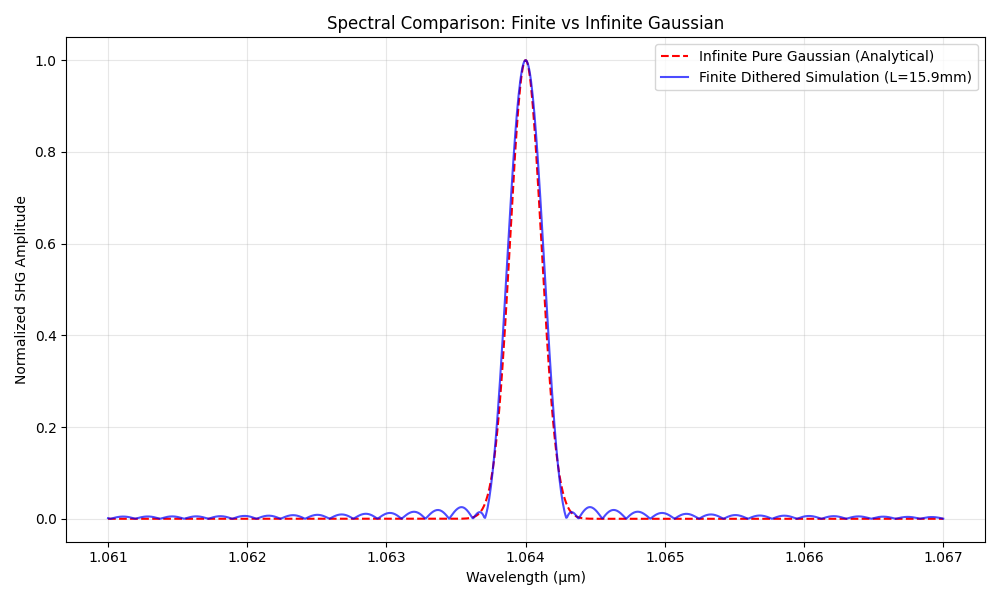

Source code (Python):
import matplotlib.pyplot as plt
import numpy as np

# --- 1. Core Physics & Functions ---
SELLMEIER_PARAMS = {
    "a": np.array([4.5615, 0.08488, 0.1927, 5.5832, 8.3067, 0.021696]),
    "b": np.array([4.782e-07, 3.0913e-08, 2.7326e-08, 1.4837e-05, 1.3647e-07]),
}


def sellmeier_n_eff(wl: np.ndarray, temp: float) -> np.ndarray:
    f = (temp - 24.5) * (temp + 24.5 + 2.0 * 273.16)
    lambda_sq = wl**2
    a, b = SELLMEIER_PARAMS["a"], SELLMEIER_PARAMS["b"]
    n_sq = (
        a[0]
        + b[0] * f
        + (a[1] + b[1] * f) / (lambda_sq - (a[2] + b[2] * f) ** 2)
        + (a[3] + b[3] * f) / (lambda_sq - (a[4] + b[4] * f) ** 2)
        - a[5] * lambda_sq
    )
    return np.sqrt(n_sq)


def calc_twm_delta_k(wl1: np.ndarray, wl2: np.ndarray, t: float) -> np.ndarray:
    wl_sum = (wl1 * wl2) / (wl1 + wl2)
    n1 = sellmeier_n_eff(wl1, t)
    n2 = sellmeier_n_eff(wl2, t)
    n_sum = sellmeier_n_eff(wl_sum, t)
    return 2.0 * np.pi * (n_sum / wl_sum - n1 / wl1 - n2 / wl2)


def calculate_local_shg_amplitudes(domain_widths, kappa_vals, delta_k, b_initial):
    gamma = delta_k / 2.0
    a_omega_sq = b_initial**2
    gamma_l = gamma * domain_widths
    sinc_term = np.sinc(gamma_l / np.pi)
    return -1j * kappa_vals * a_omega_sq * domain_widths * np.exp(1j * gamma_l) * sinc_term


def simulate_shg_npda(domain_widths, kappa_vals, delta_k, b_initial):
    dk_col = delta_k[:, np.newaxis]
    w_row = domain_widths[np.newaxis, :]
    k_row = kappa_vals[np.newaxis, :]
    local_amplitudes = calculate_local_shg_amplitudes(w_row, k_row, dk_col, b_initial)
    z_starts = np.concatenate([np.array([0.0]), np.cumsum(domain_widths[:-1])])
    z_starts_row = z_starts[np.newaxis, :]
    phase_factors = np.exp(1j * dk_col * z_starts_row)
    return np.sum(local_amplitudes * phase_factors, axis=1)


def merge_and_filter_domains(widths, kappas, threshold=1.0e-6):
    widths = np.array(widths)
    kappas = np.array(kappas)
    if len(widths) == 0:
        return np.array([]), np.array([])
    is_change = np.concatenate((kappas[:-1] != kappas[1:], np.array([True])))
    end_indices = np.where(is_change)[0]
    cum_widths = np.cumsum(widths)
    boundaries = cum_widths[end_indices]
    merged_widths = np.diff(np.concatenate((np.array([0.0]), boundaries)))
    merged_kappas = kappas[end_indices]

    w_list = merged_widths.tolist()
    k_list = merged_kappas.tolist()
    changed = True
    while changed:
        changed = False
        i = 0
        while i < len(w_list):
            if w_list[i] < threshold:
                if i == 0:
                    if len(w_list) > 1:
                        w_list[1] += w_list[i]
                        w_list.pop(0)
                        k_list.pop(0)
                        changed = True
                        continue
                    else:
                        i += 1
                elif i == len(w_list) - 1:
                    w_list[i - 1] += w_list[i]
                    w_list.pop(i)
                    k_list.pop(i)
                    changed = True
                    continue
                else:
                    w_list[i - 1] += w_list[i] + w_list[i + 1]
                    w_list.pop(i)
                    w_list.pop(i)
                    k_list.pop(i)
                    k_list.pop(i)
                    changed = True
                    continue
            i += 1
    return np.array(w_list), np.array(k_list)


# --- 2. Main Logic ---
def main():
    # --- Configuration ---
    num_periods = 2000
    design_wl = 1.064
    design_temp = 70.0
    kappa_mag = 1.31e-5 / (2 / np.pi)

    # Use sigma = L/4 as discussed
    spatial_sigma_ratio = 4.0

    # Physics parameters
    dk_design = calc_twm_delta_k(np.array(design_wl), np.array(design_wl), design_temp)
    Lp = 2 * (np.pi / dk_design)
    Lc = Lp / 2

    print(f"Lp: {Lp:.4f} um, Lc: {Lc:.4f} um")

    # --- Design Setup ---
    L_total = num_periods * Lp
    z_period_centers = (np.arange(num_periods) + 0.5) * Lp
    z_n = z_period_centers - L_total / 2.0
    spatial_sigma = L_total / spatial_sigma_ratio

    # Spatial Gaussian Profile
    target_profile = np.exp(-(z_n**2) / (2 * (spatial_sigma**2)))
    d_n = np.arcsin(np.abs(target_profile)) / np.pi
    sign_profile = np.sign(target_profile)  # All positive for simple Gaussian

    # --- Dithered Construction ---
    dx_um = 0.01
    num_steps = int(np.ceil(Lp / dx_um))
    possible_widths = np.arange(num_steps + 1) * dx_um
    possible_duties = possible_widths / Lp
    possible_effs = np.sin(np.pi * possible_duties)
    target_effs = np.sin(np.pi * d_n)

    d_dithered = np.zeros_like(target_effs)
    accum_error = 0.0
    for i, target in enumerate(target_effs):
        desired = target + accum_error
        diffs = np.abs(possible_effs - desired)
        path_idx = np.argmin(diffs)
        d_dithered[i] = possible_duties[path_idx]
        accum_error = desired - possible_effs[path_idx]

    gap_widths = (1 - d_dithered) * Lp / 2.0
    pulse_widths = d_dithered * Lp
    widths = np.column_stack((gap_widths, pulse_widths, gap_widths)).ravel()
    base_signs = np.tile(np.array([1.0, -1.0, 1.0]), num_periods)
    kappas = kappa_mag * base_signs * np.repeat(sign_profile, 3)

    final_widths, final_kappas = merge_and_filter_domains(widths, kappas, threshold=1e-2)

    # --- Simulation ---
    wls = np.linspace(design_wl - 0.003, design_wl + 0.003, 1000)
    dks = calc_twm_delta_k(wls, wls, design_temp)
    b_initial = 1.0 + 0.0j

    # 1. Finite Dithered Simulation
    amps_sim = simulate_shg_npda(final_widths, final_kappas, dks, b_initial)
    spec_sim = np.abs(amps_sim)

    # 2. Infinite Pure Gaussian (Analytical)
    # The spectrum of Gaussian(z) is Gaussian(delta_k)
    # Center of band is where delta_k = dk_design
    # Phase mismatch relative to QPM: delta_beta = dks - dk_design
    delta_beta = dks - dk_design

    # Analytical Fourier Transform of exp(-z^2 / 2sigma^2) is proportional to exp(-k^2 sigma^2 / 2)
    spec_infinite = np.exp(-(delta_beta**2 * spatial_sigma**2) / 2.0)

    # Normalize for comparison
    # We normalize both to 1.0 to compare the SHAPE (ripples vs smooth)
    spec_sim_norm = spec_sim / np.max(spec_sim)
    spec_infinite_norm = spec_infinite / np.max(spec_infinite)

    # --- Plotting ---
    plt.figure(figsize=(10, 6))
    plt.plot(wls, spec_infinite_norm, "r--", linewidth=1.5, label="Infinite Pure Gaussian (Analytical)")
    plt.plot(wls, spec_sim_norm, "b-", alpha=0.7, label=f"Finite Dithered Simulation (L={L_total / 1000:.1f}mm)")

    plt.title("Spectral Comparison: Finite vs Infinite Gaussian")
    plt.xlabel("Wavelength (µm)")
    plt.ylabel("Normalized SHG Amplitude")
    plt.legend()
    plt.grid(True, alpha=0.3)
    plt.tight_layout()
    plt.savefig("holo2.png")


if __name__ == "__main__":
    main()
